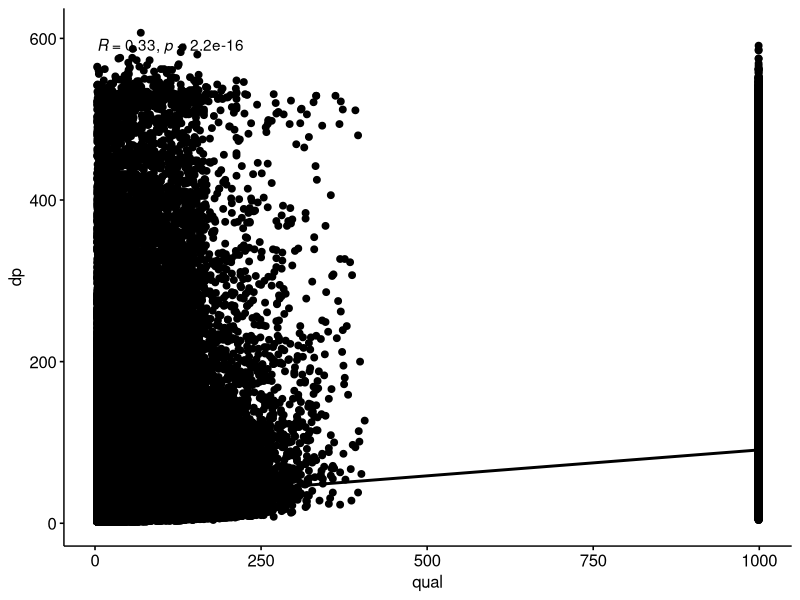

Generate this figure with R: (Note: this script raises an error after producing the figure.)
setwd('~/unix_and_ngs')
data = read.csv('data.csv')
library(ggpubr)
ggscatter(data, x = "qual", y = "dp",
          add = "reg.line", conf.int = TRUE, 
          cor.coef = TRUE, cor.method = "pearson",
          xlab = "qual", ylab = "dp")

cor_dat <- cor(data)
corrplot(cor_dat, method = "color")